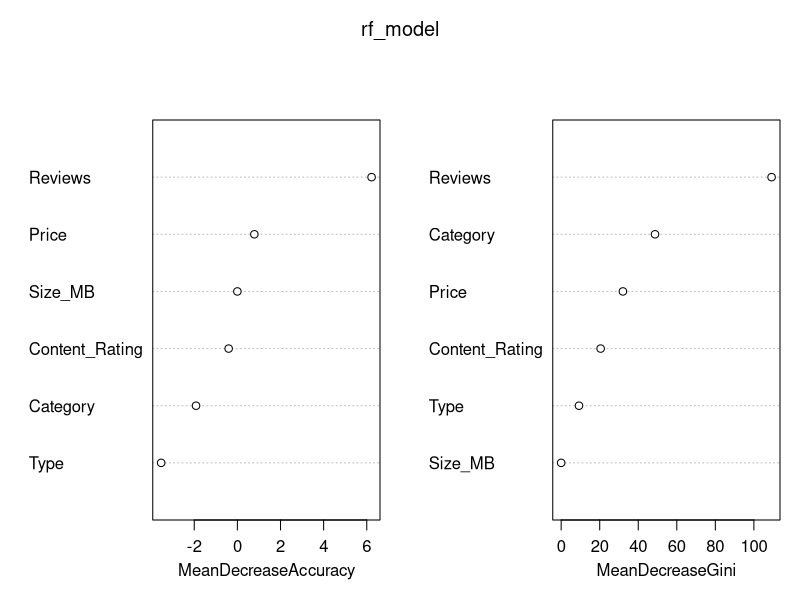
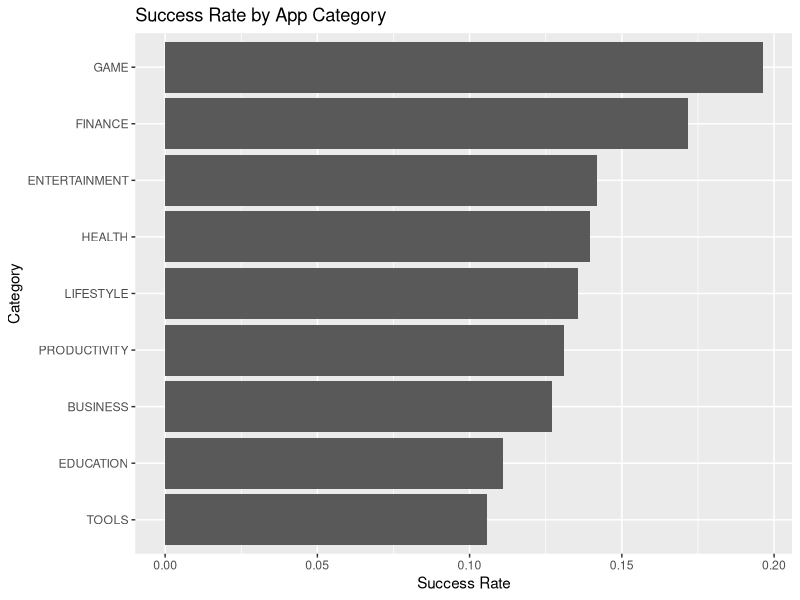

Write the R code that produced these figures, in order.
## ---- chunk 1
library(readr)
library(dplyr)
library(randomForest)
library(ggplot2)

df <- read_csv("data/processed/cleaned_data.csv", show_col_types = FALSE)

df <- df %>%
  rename(Price = `Price_$`)

df$Category <- as.factor(df$Category)
df$Type <- as.factor(df$Type)
df$Content_Rating <- as.factor(df$Content_Rating)

df <- df %>%
  mutate(
    Outcome_Class = case_when(
      Installs >= 1000000 & Rating >= 4.2 ~ 3,
      Installs >= 100000 & Rating >= 3.5 ~ 2,
      TRUE ~ 1
    )
  )

df$Outcome_Class <- as.factor(df$Outcome_Class)

table(df$Outcome_Class)
## ---- chunk 2
accuracy <- rep(0, 10)

for (i in 1:10) {
  
  set.seed(i)
  
  train_rows <- sample(1:nrow(df), size = 0.8 * nrow(df))
  
  train <- df[train_rows, ]
  test <- df[-train_rows, ]
  
  rf_model <- randomForest(
    Outcome_Class ~ Reviews + Size_MB + Price + Category + Type + Content_Rating,
    data = train,
    ntree = 1000,
    importance = TRUE
  )
  
  pred <- predict(rf_model, newdata = test)
  
  accuracy[i] <- mean(pred == test$Outcome_Class)
}

accuracy
mean_accuracy <- mean(accuracy)
mean_accuracy
## ---- chunk 3
set.seed(123)

train_rows <- sample(1:nrow(df), size = 0.8 * nrow(df))

train <- df[train_rows, ]
test <- df[-train_rows, ]

rf_model <- randomForest(
  Outcome_Class ~ Reviews + Size_MB + Price + Category + Type + Content_Rating,
  data = train,
  ntree = 1000,
  importance = TRUE
)

pred <- predict(rf_model, newdata = test)

confusion_matrix <- table(Predicted = pred, Actual = test$Outcome_Class)
confusion_matrix

single_accuracy <- mean(pred == test$Outcome_Class)
single_accuracy
## ---- chunk 4
importance(rf_model)
varImpPlot(rf_model)
## ---- chunk 5
category_success <- df %>%
  group_by(Category) %>%
  summarise(
    total_apps = n(),
    successful_apps = sum(Outcome_Class == 3),
    success_rate = successful_apps / total_apps
  ) %>%
  filter(total_apps >= 20) %>%
  arrange(desc(success_rate))

head(category_success, 3)
## ---- chunk 6
ggplot(category_success, aes(x = reorder(Category, success_rate), y = success_rate)) +
  geom_col() +
  coord_flip() +
  labs(
    title = "Success Rate by App Category",
    x = "Category",
    y = "Success Rate"
  )
